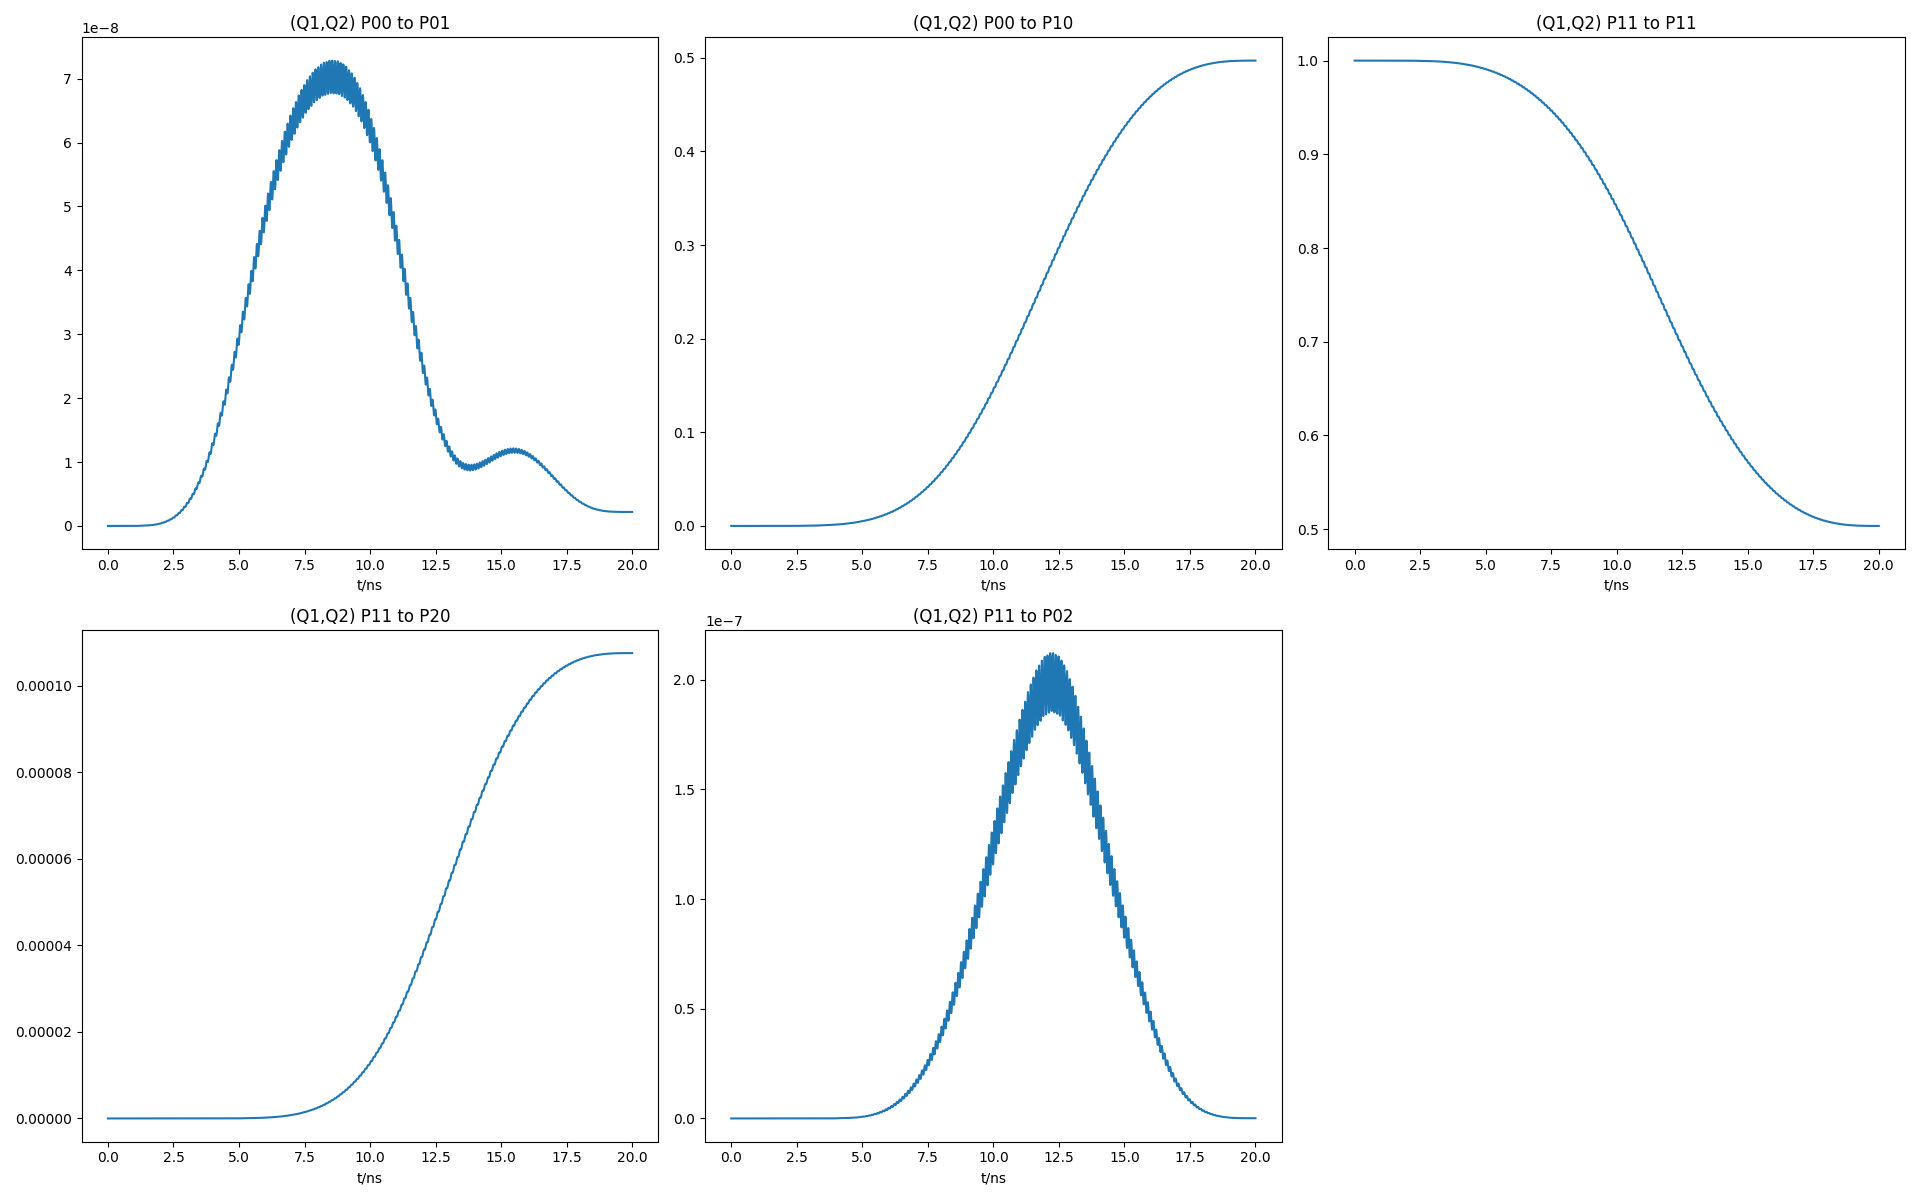

Here is the Python script that generated this plot:
import numpy as np
import QubitSim.model
import QubitSim.constant as ct
from matplotlib import pyplot as plt

# 0.Build a quantum circuit.
circuit = QubitSim.model.Circuit()
# ====================================================================
# 1.Parameter list.
# Capacitor:
# C_1: The left qubit's capacitor.
# C_2: The right qubit's capacitor.
# C_3: The middle coupler's capacitor.
# C_12: The capacitor between left qubit and right qubit.
# C_23: The capacitor between right qubit and middle coupler.
# C_13: The capacitor between left qubit and middle coupler.
circuit.C_1 = 88.1E-15+1E-20
circuit.C_2 = 88.1E-15+1E-20
circuit.C_3 = 125.4E-15+1E-20
circuit.C_12 = 6E-16+1E-20
circuit.C_23 = 10.11E-15+1E-20
circuit.C_13 = 10.11E-15+1E-20

# L_off: Off inductance between low coupled notes.
circuit.L_off = 1

# Room temperature resistor of Josephson junction:
# V_test: Voltage using to test room temperature resister.
# R_1_1: The room temperature resistor of first junction of left qubit's DCSQUID.
# R_1_2: The room temperature resistor of second junction of left qubit's DCSQUID.
# R_2_1: The room temperature resistor of first junction of right qubits's DCSQUID.
# R_2_2: The room temperature resistor of second junction of right qubits's DCSQUID.
# R_3_1: The room temperature resistor of first junction of middle coupler's DCSQUID.
# R_3_2: The room temperature resistor of second junction of middle coupler's DCSQUID.
circuit.V_test = 2.8E-4
circuit.R_1_1 = 18000
circuit.R_1_2 = 18000
circuit.R_2_1 = 18000
circuit.R_2_2 = 18000
circuit.R_3_1 = 3000
circuit.R_3_2 = 2000

# Remanence phase:
# phi_r1: The remanence phase of left qubits's DCSQUID.
# phi_r2: The remanence phase of right qubit's DCSQUID.
# phi_r3: The remanence phase of middle coupler's DCSQUID.
# PS: phi_ri/2/pi*PHI_ZERO=Phi_ri.
circuit.phi_r1 = 0.0*np.pi
circuit.phi_r2 = 0.12*np.pi
circuit.phi_r3 = 0.39*np.pi

# Mutual inductance:
# M_z_1: The mutual inductance between signal line 1 and left qubit's DCSQUID.
# M_z_2: The mutual inductance between signal line 2 and right qubit's DCSQUID.
# M_z_3: The mutual inductance between signal line 3 and middle coupler's DCSQUID.
# M_x_1: The mutual inductance between signal line 1 and left qubit's main loop.
# M_x_2: The mutual inductance between signal line 2 and right qubit's main loop.
# M_x_3: The mutual inductance between signal line 3 and middle coupler's main loop.
circuit.M_z_1 = 1E-12
circuit.M_z_2 = 1E-12
circuit.M_z_3 = 1E-12
circuit.M_x_1 = 1E-12
circuit.M_x_2 = 1E-12
circuit.M_x_3 = 1E-12

# t_start: Starting time point.
# t_end: Ending time point.
# t_piece: Piece time.
# operator_order_num.
# trigonometric_function_expand_order_num.
# exponent_function_expand_order_num.
# picture_filename: Filename of picture to be drawed.
# npy_filename: Filename of subspace quantum gate.
circuit.t_start = 0
circuit.t_end = 20E-9+0E-9
circuit.t_piece = 1E-11
circuit.operator_order_num = 4
circuit.trigonometric_function_expand_order_num = 8
circuit.exponent_function_expand_order_num = 15
circuit.picture_filename = "X2PQ1_idleQ2.png"
circuit.npy_filename = "X2PQ1_idleQ2.npy"
circuit.initial()
# ====================================================================
# 2.Setting signals.
Amplitude = 0.00365
f01_Q1 = 4.7035E9
t_delay = 0E-9
Envolope = np.zeros(len(circuit.t_list))
phi = np.pi-0.3356
for i in range(len(circuit.t_list)):
    if circuit.t_list[i] < t_delay:
        Envolope[i] = 0.0
    else:
        Envolope[i] = 1-np.cos(2*np.pi*(circuit.t_list[i] -
                               t_delay)/(circuit.t_end-t_delay-circuit.t_start))
circuit.signal_1 = Amplitude*Envolope*np.cos(2*np.pi*f01_Q1*circuit.t_list+phi)
plt.figure()
plt.plot(circuit.t_list*1E9, circuit.signal_1)
plt.title("signal_1")
plt.xlabel("t/ns")
plt.tight_layout()
plt.savefig(fname="X2PQ1_idleQ2_signal.png")
# 3.Run.
circuit.run()
# 4.Matrix display
X2PQ1_idleQ2_matrix = np.load(circuit.npy_filename)
print("\nX2PQ1_idleQ2_matrix:")
for i in range(4):
    for j in range(4):
        print("%.4f" % np.abs(X2PQ1_idleQ2_matrix[i][j]), end='_')
        print("%.4f" % np.angle(X2PQ1_idleQ2_matrix[i][j]), end=',')
    print()

X2PQ1_matrix = np.zeros([2, 2], dtype=complex)
X2PQ1_matrix[0][0] = X2PQ1_idleQ2_matrix[0][0]
X2PQ1_matrix[0][1] = X2PQ1_idleQ2_matrix[0][2]
X2PQ1_matrix[1][0] = X2PQ1_idleQ2_matrix[2][0]
X2PQ1_matrix[1][1] = X2PQ1_idleQ2_matrix[2][2]
print("\nX2PQ1_matrix:")
print(X2PQ1_matrix)

theta_g = (np.angle(X2PQ1_matrix[0][0])+np.angle(X2PQ1_matrix[1][1]))/2.0
phi = 2*np.arccos(np.real(X2PQ1_matrix[0][0]/np.exp(complex(0, 1)*theta_g)))
nx = np.imag(X2PQ1_matrix[0][1] /
             np.exp(complex(0, 1)*theta_g))/(-1)/np.sin(phi/2)
ny = np.real(X2PQ1_matrix[0][1] /
             np.exp(complex(0, 1)*theta_g))/(-1)/np.sin(phi/2)
nz = np.imag(X2PQ1_matrix[0][0] /
             np.exp(complex(0, 1)*theta_g))/(-1)/np.sin(phi/2)
print("\ntheta_g=%.4f" % theta_g)
print("phi=%.4f" % phi)
print("nx=%.4f" % nx)
print("ny=%.4f" % ny)
print("nz=%.4f" % nz)
